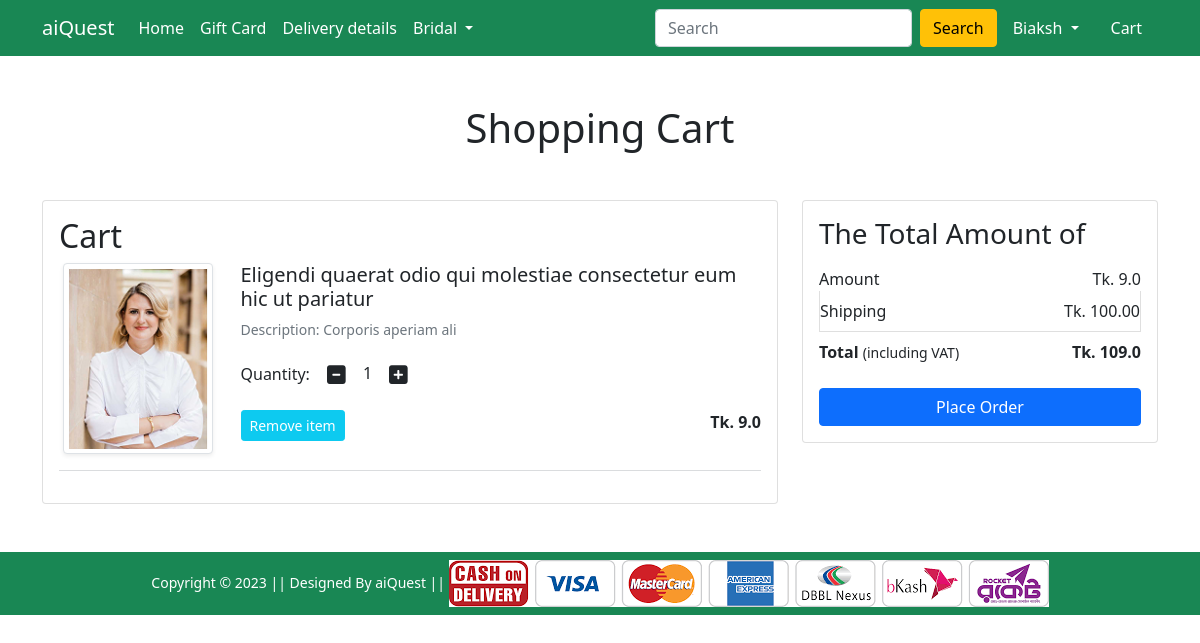
The app's page /cart/ (signed in), older data.
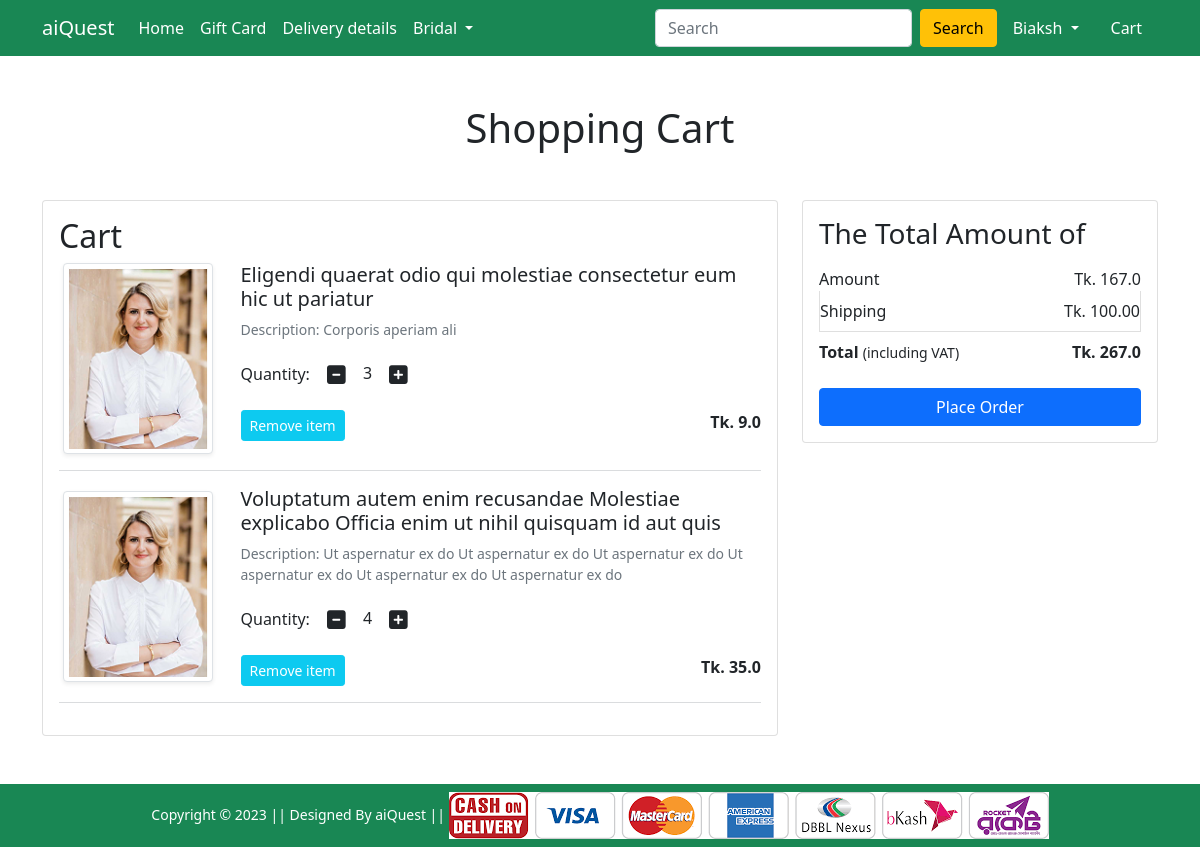
The same page, newer data.
### Shop/models.py (models this page shows, shortened)
class Card(models.Model):
    user = models.ForeignKey(User, on_delete=models.CASCADE)
    product = models.ForeignKey(Product, on_delete=models.CASCADE)
    quantity = models.PositiveIntegerField(default=1)

class Product(models.Model):
    title = models.CharField(max_length=300)
    selling_price = models.FloatField()
    discounted_price = models.FloatField()
    description = models.TextField()
    brand = models.CharField(max_length=40)
    category = models.CharField(choices=CATEGORY_CHOICES , max_length=3)
    product_image = models.ImageField(upload_to='productImg')

### Shop/views.py (the view)
# urls.py: path('cart/', views.show_card, name="show_cart"),
def show_card(request):
 if request.user.is_authenticated:
  user =request.user
  amount = 0
  shipping_amount =100
  total_amount = 0
  cart_product = [p for p in Card.objects.all() if p.user == user]
  if cart_product:
   for p in cart_product:
    temp_amount = (p.quantity * p.product.discounted_price)
    amount = temp_amount + amount
    totalamount = amount + shipping_amount
  else:
   return render(request, 'Shop/emptycart.html')
  cart = Card.objects.filter(user=user)
  return render(request, 'Shop/addtocart.html', {'carts':cart, 'totalamount': totalamount, 'amount':amount})

### Shop/templates/Shop/addtocart.html (shortened to what this page needs)
{% extends 'Shop/base.html' %}
{% load static %}
{% block main-content %}
<div class="container my-5">
    <div class="row">
        <h1 class="text-center mb-5">Shopping Cart</h1>
        <div class="col-sm-8">
            <div class="card">
                <div class="card-body">
                    <h2>Cart </h2>
                    {% for cart in carts %}
                    <div class="row">
                        <div class="col-sm-3 text-center align-self-center"><img
                                src="{{cart.product.product_image.url}}" alt="" srcset=""
                                class="img-fluid img-thumbnail shadow-sm" height="150" width="150"> </div>
                        <div class="col-sm-9">
                            <div>
                                <h5>{{cart.product.title}}</h5>
                                <p class="mb-2 text-muted small">Description: {{cart.product.description}}</p>
                                <div class="my-3">
                                    <label for="quantity">Quantity:</label>
                                    <a pid="{{cart.product.id}}" class="minus-cart btn"><i class="fas fa-minus-square fa-lg"></i></a>
                                    <span id="quantity">{{cart.quantity}}</span>
                                    <a pid="{{cart.product.id}}" class="plus-cart btn"><i class="fas fa-plus-square fa-lg"></i></a>
                                </div>
                                <div class="d-flex justify-content-between">
                                    <a pid="{{cart.product.id}}" href="#" class="btn btn-sm btn-info remove-cart  text-white mr-3">Remove item </a>
                                    <p class="mb-0"><span><strong>Tk. {{cart.product.discounted_price}}</strong></span></p>
                                </div>
                            </div>
                        </div>
                    </div>
                    <hr class="text-muted">
                     {% endfor %}
                </div>
            </div>
        </div>
        <div class="col-sm-4">
            <div class="card">
                <div class="card-body">
                    <h3>The Total Amount of</h3>
                    <ul class="list-group">
                        <li
                            class="list-group-item d-flex justify-content-between align-items-center border-0 px-0 pb-0">
                            Amount<span >Tk. <span id="amount">{{amount}}</span></span></li>
                        <li class="list-group-item d-flex justify-content-between align-items-center px-0">
                            Shipping<span>Tk. 100.00</span></li>
                        <li
                            class="list-group-item d-flex justify-content-between align-items-center border-0 px-0 mb-3">
                            <div>
                                <strong>Total</strong> <small>(including VAT)</small>
                            </div>
                            <span><strong>Tk. <strong id="totalamount"> {{totalamount}}</strong> </strong></span>
                        </li>
                    </ul>
                    <div class="d-grid"><a href="{% url 'checkout' %}" class="btn btn-primary">Place Order</a></div>
                </div>
            </div>
        </div>
    </div>
</div>
{% endblock main-content %}

### Shop/templates/Shop/base.html (shortened to what this page needs)
<!doctype html>
{% load static %}
<html lang="en">
<head>
    <link href="https://cdn.jsdelivr.net/npm/bootstrap@5.0.0-beta1/dist/css/bootstrap.min.css" rel="stylesheet"
>
    <link rel="stylesheet" href="{% static 'Shop/css/owl.carousel.min.css' %}">
    <link rel="stylesheet" href="{% static 'Shop/css/all.min.css' %}">
    <link rel="stylesheet" href="{% static 'Shop/css/style.css' %}">
</head>
<body>
    <nav class="navbar navbar-expand-lg navbar-dark bg-success">
        <div class="container">
            <a class="navbar-brand" href="/">aiQuest</a>
            <div class="collapse navbar-collapse" id="navbarSupportedContent">
                <ul class="navbar-nav me-auto mb-2 mb-lg-0">
                    <li class="nav-item">
                        <a class="nav-link active" aria-current="page" href="/">Home</a>
                    </li>
                    <li class="nav-item">
                        <a class="nav-link active" aria-current="page" href="#">Gift Card</a>
                    </li>
                    <li class="nav-item">
                        <a class="nav-link active" aria-current="page" href="#">Delivery details</a>
                    </li>
                    <li class="nav-item dropdown">
                        <a class="nav-link dropdown-toggle text-white" href="#" id="electronicsDropdown" role="button"
                            data-bs-toggle="dropdown" aria-expanded="false">
                            Bridal
                        </a>
                    </li>
                </ul>
                <form class="d-flex">
                    <input class="form-control me-2" type="search" placeholder="Search" aria-label="Search">
                    <button class="btn btn-warning" type="submit">Search</button>
                </form>
                <div>
                    <ul class="navbar-nav me-auto mb-2 mb-lg-0">
                        {% if request.user.is_authenticated %}
                        <li class="nav-item dropdown mx-2">
                            <a class="nav-link dropdown-toggle text-white" href="#" id="profileDropdown" role="button"
                                data-bs-toggle="dropdown" aria-expanded="false">
                                {{request.user|capfirst}}
                            </a>
                        </li>
                        <li class="nav-item mx-2">
                            <a href="{% url 'show_cart' %}" class="nav-link text-white"> Cart </a>
                        </li>
                        {% endif %}
                    </ul>
                </div>
            </div>
        </div>
    </nav>
    {% block main-content %} {% endblock main-content %}
    <footer class="container-fluid bg-success text-center p-2 mt-5">
        <small class="text-white">Copyright &copy; 2023 || Designed By aiQuest || </small>
        <img src="{% static 'Shop/images/paymentlogo.png' %}" alt="" srcset="" class="img-fluid" height="2px">
    </footer>
</body>
</html>

Row changes from the older to the newer data that the page shows:
changed Card "Eligendi quaerat odio qui molestiae consectetur eum hic ut pariatur": quantity "1" → "3"
added Card: product.product_image (picture), product "Voluptatum autem enim recusandae Molestiae explicabo Officia enim ut nihil quisquam id aut quis", product.description "Ut aspernatur ex do Ut aspernatur ex do Ut aspernatur ex do Ut aspernatur ex do Ut aspernatur ex do Ut aspernatur ex do", quantity "4", product.discounted_price "35.0"
Text that changed along with them:
{{ amount }}: "9.0" → "167.0"
{{ totalamount }}: "109.0" → "267.0"
